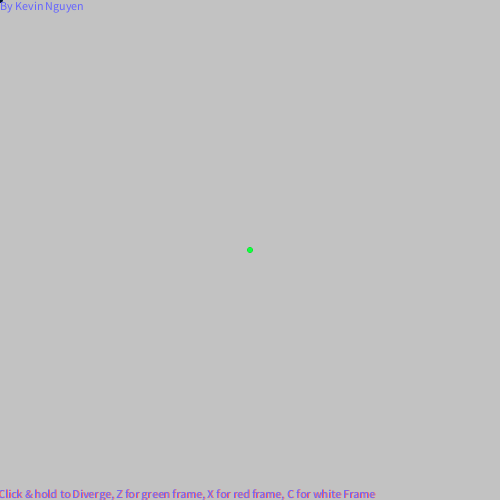
Frame 1 (no input)
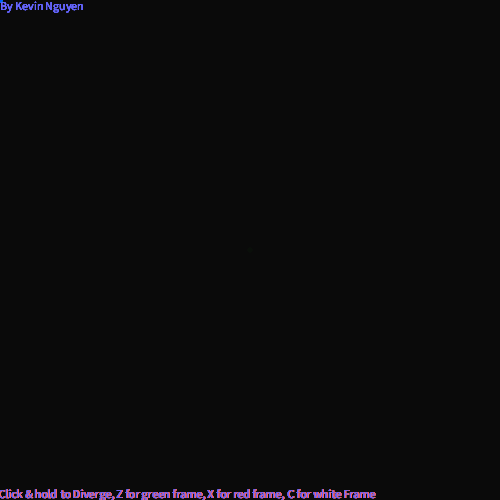
Frame 60 (the mouse pressed at the canvas centre just before this capture)
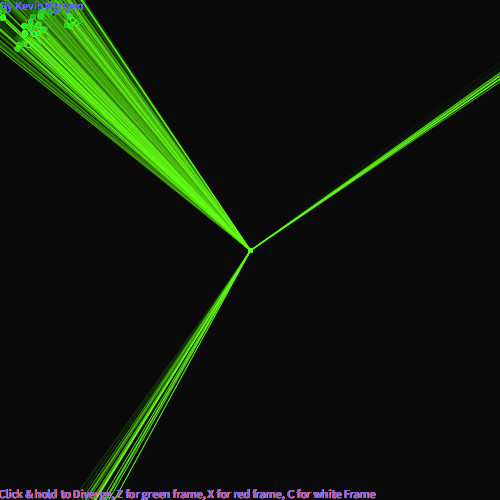
Frame 120 (the mouse held since frame 60 and released just before this capture)

The Processing sketch that drew these frames (run headless with seeded random() and noise(); from frame 60 on, the mouse is pressed at the canvas centre):

// Processing sketch: processing_40029
// ── processing_40029.pde

/* pattern
 */

Xena A, B, C, D, E, F, G, H, I, J;
float z;

void setup ()
{
  size(500, 500);
  smooth();
  noStroke();

  A = new Xena();
  A.r = 5;
  A.v = 1000;

  B = new Xena();
  B.r = 5;
  B.v = 1000;

  C = new Xena();
  C.r = 5;
  C.v = 1000;

  D = new Xena();
  D.r = 5;
  D.v = 1000;

  E = new Xena();
  E.r = 5;
  E.v = 1000;

  F = new Xena();
  F.r = 5;
  F.v = 1000;

  G = new Xena();
  G.r = 5;
  G.v = 1000;

  H = new Xena();
  H.r = 5;
  H.v = 1000;

  I = new Xena();
  I.r = 5;
  I.v = 1000;

  J = new Xena();
  J.r = 5;
  J.v = 1000;

  A.rx = 250;
  A.ry = 250;
  B.rx = 250;
  B.ry = 250;
  C.rx = 250;
  C.ry = 250;
  D.rx = 250;
  D.ry = 250;
  E.rx = 250;
  E.ry = 250;
  F.rx = 250;
  F.ry = 250;
  G.rx = 250;
  G.ry = 250;
  H.rx = 250;
  H.ry = 250;
  I.rx = 250;
  I.ry = 250;
  J.rx = 250;
  J.ry = 250;
}

void draw ()
{
  fill(0, 12);
  rect(-10, -10, 9000, 9000);
  A.show();
  A.move();
  B.show();
  B.move();
  C.show();
  C.move();
  D.show();
  D.move();
  E.show();
  E.move();
  F.show();
  F.move();
  G.show();
  G.move();
  H.show();
  H.move();
  I.show();
  I.move();
  J.show();
  J.move();


  if (mousePressed == true)
  {
    fill(100, 10000, 100);
    stroke(#62FF15);
    line(A.rx, A.ry, mouseX, mouseY);
    line(B.rx, B.ry, mouseX, mouseY);
    line(C.rx, C.ry, mouseX, mouseY);
    line(D.rx, D.ry, mouseX, mouseY);
    line(E.rx, E.ry, mouseX, mouseY);
    line(F.rx, F.ry, mouseX, mouseY);
    line(G.rx, G.ry, mouseX, mouseY);
    line(H.rx, H.ry, mouseX, mouseY);
    line(I.rx, I.ry, mouseX, mouseY);
    line(J.rx, J.ry, mouseX, mouseY);
  }
  if (mousePressed == false)
  {

    fill(100, 10000, 100);
    stroke(#00FF12,0);
    line(A.rx, A.ry, mouseX, mouseY);
    line(B.rx, B.ry, mouseX, mouseY);
    line(C.rx, C.ry, mouseX, mouseY);
    line(D.rx, D.ry, mouseX, mouseY);
    line(E.rx, E.ry, mouseX, mouseY);
    line(F.rx, F.ry, mouseX, mouseY);
    line(G.rx, G.ry, mouseX, mouseY);
    line(H.rx, H.ry, mouseX, mouseY);
    line(I.rx, I.ry, mouseX, mouseY);
    line(J.rx, J.ry, mouseX, mouseY);
    A.rx = mouseX;
    A.ry = mouseY;
    B.rx = mouseX;
    B.ry = mouseY;
    C.rx = mouseX;
    C.ry = mouseY;
    D.rx = mouseX;
    D.ry = mouseY;
    E.rx = mouseX;
    E.ry = mouseY;
    F.rx = mouseX;
    F.ry = mouseY;
    G.rx = mouseX;
    G.ry = mouseY;
    H.rx = mouseX;
    H.ry = mouseY;
    I.rx = mouseX;
    I.ry = mouseY;
    J.rx = mouseX;
    J.ry = mouseY;
    fill(random(5), random(100), random(300));
    ellipse(mouseX,mouseY,6,6);
  }

  if (A.rx < -25)
  {
    A.rx = 600;
  }
  if (A.rx > 625)
  {
    A.rx = 0;
  }
  if (A.ry < -25)
  {
    A.ry = 600;
  }
  if (A.ry > 625)
  {
    A.ry = 0;
  }
  if (C.rx < -25)
  {
    C.rx = 600;
  }
  if (C.rx > 625)
  {
    C.rx = 0;
  }
  if (C.ry < -25)
  {
    C.ry = 600;
  }
  if (C.ry > 625)
  {
    C.ry = 0;
  }
  if (D.rx < -25)
  {
    D.rx = 600;
  }
  if (D.rx > 625)
  {
    D.rx = 0;
  }
  if (D.ry < -25)
  {
    D.ry = 600;
  }
  if (D.ry > 625)
  {
    D.ry = 0;
  }
  if (B.rx < -25)
  {
    B.rx = 600;
  }
  if (B.rx > 625)
  {
    B.rx = 0;
  }
  if (B.ry < -25)
  {
    B.ry = 600;
  }
  if (B.ry > 625)
  {
    B.ry = 0;
  }
  if (E.rx < -25)
  {
    E.rx = 600;
  }
  if (E.rx > 625)
  {
    E.rx = 0;
  }
  if (E.ry < -25)
  {
    E.ry = 600;
  }
  if (E.ry > 625)
  {
    E.ry = 0;

    if (F.rx < -25)
    {
      F.rx = 600;
    }
    if (F.rx > 625)
    {
      F.rx = 0;
    }
    if (F.ry < -25)
    {
      F.ry = 600;
    }
    if (F.ry > 625)
    {
      F.ry = 0;
    }
    if (G.rx < -25)
    {
      G.rx = 600;
    }
    if (G.rx > 625)
    {
      G.rx = 0;
    }
    if (G.ry < -25)
    {
      G.ry = 600;
    }
    if (G.ry > 625)
    {
      G.ry = 0;
    }
    if (H.rx < -25)
    {
      H.rx = 600;
    }
    if (H.rx > 625)
    {
      H.rx = 0;
    }
    if (H.ry < -25)
    {
      H.ry = 600;
    }
    if (H.ry > 625)
    {
      H.ry = 0;
    }
    if (I.rx < -25)
    {
      I.rx = 600;
    }
    if (I.rx > 625)
    {
      I.rx = 0;
    }
    if (I.ry < -25)
    {
      I.ry = 600;
    }
    if (I.ry > 625)
    {
      I.ry = 0;
    }
    if (J.rx < -25)
    {
      J.rx = 600;
    }
    if (J.rx > 625)
    {
      J.rx = 0;
    }
    if (J.ry < -25)
    {
      J.ry = 600;
    }
    if (J.ry > 625)
    {
      J.ry = 0;
    }
  }    
  ellipse(mouseX, mouseY, 4, 4);
  fill(500, 100, 100);
  text("Click & hold to Diverge, Z for green frame, X for red frame, C for white Frame", -2, 498);
  fill(100, 100, 500);
  text("Click & hold to Diverge, Z for green frame, X for red frame, C for white Frame", -2.5, 498);
  fill(100, 100, 500);
  text("By Kevin Nguyen", 0,10);
  z = z + 1;
  if ( z > 620)
  {
    z = 0;
  }
  if ( z < -20)
  {
    z = 600;
  }
}


class Xena
{
  float x, y;
  float rx, ry;
  int r;
  int v;

  void show()
  {
    fill(random(20), random(500), random(100));
    ellipse(rx, ry, r, r);
    rx = rx + random(-10, 10);
    ry = ry + random(-10, 10);
  }  

  void move()
  {
    x += ( mouseX - width/2  ) * 0.001 * v;
    y += ( mouseY - height/2 ) * 0.001 * v;
  }
}
void keyPressed()
{
  if (key == 'z')
  {
    fill(100, 10000, 100);
    stroke(#00FA2B);
    line(0, 0, mouseX, mouseY);
    line(250, 0, mouseX, mouseY);
    line(500, 0, mouseX, mouseY);
    line(500, 250, mouseX, mouseY);
    line(500, 500, mouseX, mouseY);
    line(0, 250, mouseX, mouseY);
    line(250, 500, mouseX, mouseY);
    line(0, 500, mouseX, mouseY);
    noStroke();
  }

  if (key == 'x')
  {
    fill(100, 10000, 100);
    stroke(#FC0F0F,311);
    line(0, 0, mouseX, mouseY);
    line(250, 0, mouseX, mouseY);
    line(500, 0, mouseX, mouseY);
    line(500, 250, mouseX, mouseY);
    line(500, 500, mouseX, mouseY);
    line(0, 250, mouseX, mouseY);
    line(250, 500, mouseX, mouseY);
    line(0, 500, mouseX, mouseY);
    noStroke();
    A.rx = mouseX;
    A.ry = mouseY;
    B.rx = mouseX;
    B.ry = mouseY;
    C.rx = mouseX;
    C.ry = mouseY;
    D.rx = mouseX;
    D.ry = mouseY;
    E.rx = mouseX;
    E.ry = mouseY;
    F.rx = mouseX;
    F.ry = mouseY;
    G.rx = mouseX;
    G.ry = mouseY;
    H.rx = mouseX;
    H.ry = mouseY;
    I.rx = mouseX;
    I.ry = mouseY;
    J.rx = mouseX;
    J.ry = mouseY;
  }
   if (key == 'c')
  {
    fill(100, 10000, 100);
    stroke((551),(500),(1000));
    line(0, 0, mouseX, mouseY);
    line(250, 0, mouseX, mouseY);
    line(500, 0, mouseX, mouseY);
    line(500, 250, mouseX, mouseY);
    line(500, 500, mouseX, mouseY);
    line(0, 250, mouseX, mouseY);
    line(250, 500, mouseX, mouseY);
    line(0, 500, mouseX, mouseY);
    noStroke();
    A.rx = mouseX;
    A.ry = mouseY;
    B.rx = mouseX;
    B.ry = mouseY;
    C.rx = mouseX;
    C.ry = mouseY;
    D.rx = mouseX;
    D.ry = mouseY;
    E.rx = mouseX;
    E.ry = mouseY;
    F.rx = mouseX;
    F.ry = mouseY;
    G.rx = mouseX;
    G.ry = mouseY;
    H.rx = mouseX;
    H.ry = mouseY;
    I.rx = mouseX;
    I.ry = mouseY;
    J.rx = mouseX;
    J.ry = mouseY;
  }
}
